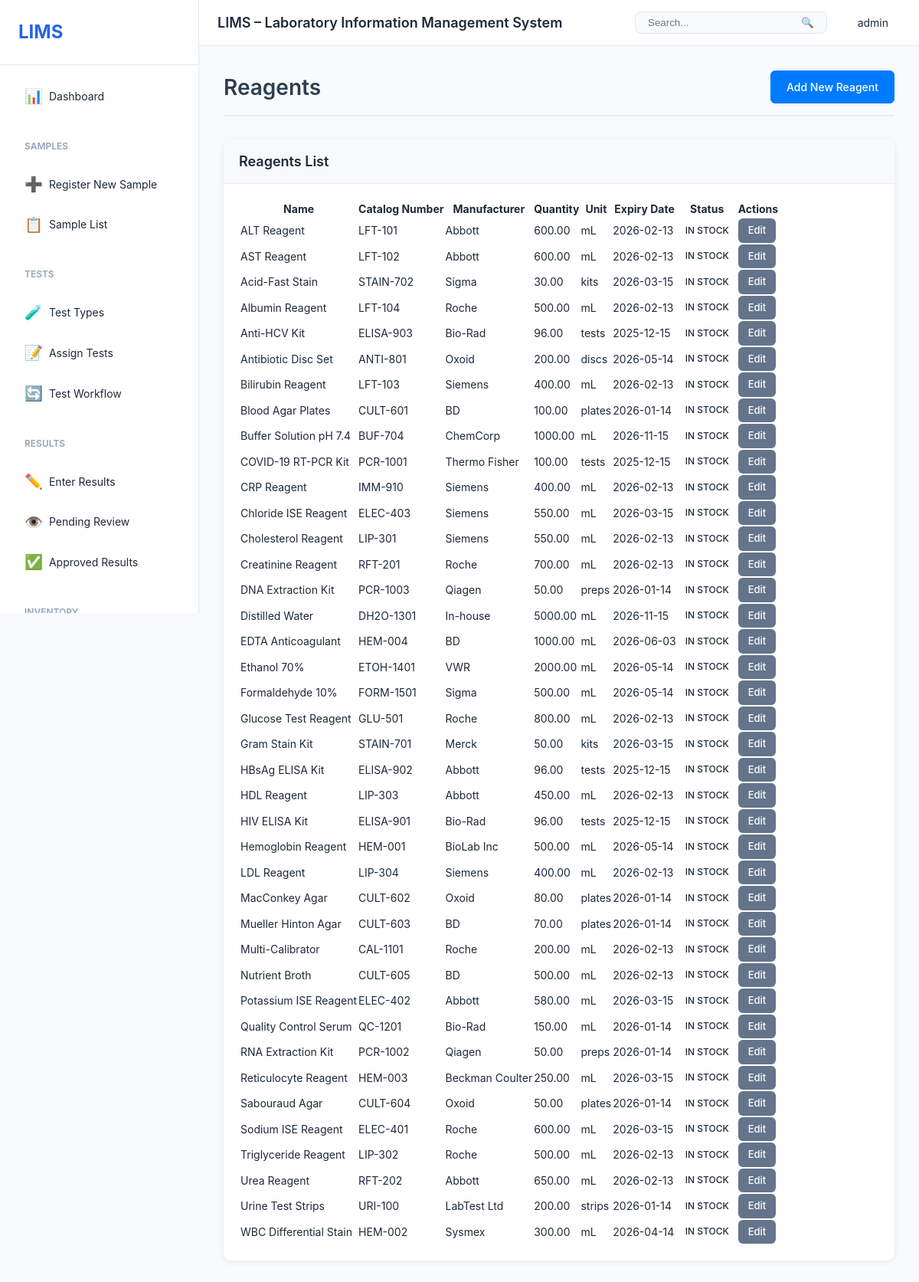
Screenshot of /inventory/reagents/ (signed in) with the database file from the repository.
### users/models.py (models this page shows, shortened)
class User(AbstractUser):
    role = models.ForeignKey(Role, on_delete=models.SET_NULL, null=True, blank=True)
    phone = models.CharField(max_length=20, blank=True)
    department = models.CharField(max_length=100, blank=True)
    employee_id = models.CharField(max_length=50, blank=True, unique=True)
    is_active = models.BooleanField(default=True)
    created_at = models.DateTimeField(auto_now_add=True)
    updated_at = models.DateTimeField(auto_now=True)
    class Meta:
        db_table = 'users'
        ordering = ['username']

### inventory/models.py (models this page shows, shortened)
class Reagent(models.Model):
    name = models.CharField(max_length=200)
    catalog_number = models.CharField(max_length=100, unique=True)
    manufacturer = models.CharField(max_length=200)
    lot_number = models.CharField(max_length=100)
    quantity = models.DecimalField(max_digits=10, decimal_places=2)
    unit = models.CharField(max_length=50)
    minimum_quantity = models.DecimalField(max_digits=10, decimal_places=2)
    expiry_date = models.DateField()
    storage_location = models.CharField(max_length=200)
    hazard_class = models.CharField(max_length=100, blank=True)
    unit_cost = models.DecimalField(max_digits=10, decimal_places=2, null=True, blank=True,
                                    help_text='Cost per unit')
    currency = models.CharField(max_length=10, default='USD')
    purchase_date = models.DateField(null=True, blank=True)
    supplier = models.CharField(max_length=200, blank=True)
    notes = models.TextField(blank=True)
    created_at = models.DateTimeField(auto_now_add=True)
    updated_at = models.DateTimeField(auto_now=True)
    class Meta:
        db_table = 'reagents'
        ordering = ['name']

### inventory/views.py (the view, shortened to what this page needs)
# urls.py: path('reagents/', views.reagent_list, name='reagent_list'),
@login_required
def reagent_list(request):
    reagents = Reagent.objects.all()
    search = request.GET.get('search', '')
    return render(request, 'inventory/reagent_list.html', {'reagents': reagents})

### templates/inventory/reagent_list.html (shortened to what this page needs)
{% extends 'base.html' %}
{% block content %}
<div class="page-header">
    <h1>Reagents</h1>
    <a href="{% url 'inventory:reagent_create' %}" class="btn btn-primary">Add New Reagent</a>
</div>
<div class="card">
    <div class="card-header">
        <h3>Reagents List</h3>
    </div>
    <div class="card-body">
        {% if reagents %}
            <table class="data-table">
                <thead>
                    <tr>
                        <th>Name</th>
                        <th>Catalog Number</th>
                        <th>Manufacturer</th>
                        <th>Quantity</th>
                        <th>Unit</th>
                        <th>Expiry Date</th>
                        <th>Status</th>
                        <th>Actions</th>
                    </tr>
                </thead>
                <tbody>
                    {% for reagent in reagents %}
                    <tr>
                        <td>{{ reagent.name }}</td>
                        <td>{{ reagent.catalog_number }}</td>
                        <td>{{ reagent.manufacturer|default:'-' }}</td>
                        <td>{{ reagent.quantity }}</td>
                        <td>{{ reagent.unit }}</td>
                        <td>{{ reagent.expiry_date|date:"Y-m-d"|default:'-' }}</td>
                        <td>
                            {% if reagent.quantity <= reagent.minimum_quantity %}
                                <span class="badge badge-warning">Low Stock</span>
                            {% else %}
                                <span class="badge badge-success">In Stock</span>
                            {% endif %}
                        </td>
                        <td>
                            <a href="{% url 'inventory:reagent_edit' reagent.pk %}" class="btn btn-sm btn-secondary">Edit</a>
                        </td>
                    </tr>
                    {% endfor %}
                </tbody>
            </table>
        {% else %}
            <p class="text-muted">No reagents found. <a href="{% url 'inventory:reagent_create' %}">Add one now</a>.</p>
        {% endif %}
    </div>
</div>
{% endblock %}

### templates/base.html (shortened to what this page needs)
{% load static %}
<!DOCTYPE html>
<html lang="en">
<head>
    <link rel="stylesheet" href="{% static 'css/style.css' %}">
    <link rel="stylesheet" href="{% static 'css/labs.css' %}">
    <link rel="stylesheet" href="https://cdnjs.cloudflare.com/ajax/libs/font-awesome/5.15.4/css/all.min.css">
</head>
<body>
    <div class="layout">
        <aside class="sidebar" id="sidebar">
            <div class="sidebar-header">
                <h2>LIMS</h2>
            </div>
            <nav class="sidebar-nav">
                <a href="{% url 'dashboard:dashboard' %}" class="nav-item {% if request.resolver_match.url_name == 'dashboard' %}active{% endif %}">
                    <span class="icon">📊</span>
                    <span>Dashboard</span>
                </a>
                <div class="nav-group">
                    <div class="nav-group-title">Samples</div>
                    <a href="{% url 'samples:sample_create' %}" class="nav-item">
                        <span class="icon">➕</span>
                        <span>Register New Sample</span>
                    </a>
                    <a href="{% url 'samples:sample_list' %}" class="nav-item">
                        <span class="icon">📋</span>
                        <span>Sample List</span>
                    </a>
                </div>
                <div class="nav-group">
                    <div class="nav-group-title">Tests</div>
                    <a href="{% url 'tests:test_type_list' %}" class="nav-item">
                        <span class="icon">🧪</span>
                        <span>Test Types</span>
                    </a>
                    <a href="{% url 'tests:assign_test' %}" class="nav-item">
                        <span class="icon">📝</span>
                        <span>Assign Tests</span>
                    </a>
                    <a href="{% url 'tests:test_workflow' %}" class="nav-item">
                        <span class="icon">🔄</span>
                        <span>Test Workflow</span>
                    </a>
                </div>
                <div class="nav-group">
                    <div class="nav-group-title">Results</div>
                    <a href="{% url 'results:result_list' %}" class="nav-item">
                        <span class="icon">✏️</span>
                        <span>Enter Results</span>
                    </a>
                    <a href="{% url 'results:review_results' %}" class="nav-item">
                        <span class="icon">👁️</span>
                        <span>Pending Review</span>
                    </a>
                    <a href="{% url 'results:approved_results' %}" class="nav-item">
                        <span class="icon">✅</span>
                        <span>Approved Results</span>
                    </a>
                </div>
                <div class="nav-group">
                    <div class="nav-group-title">Inventory</div>
                </div>
            </nav>
        </aside>
        <div class="main-content">
            <header class="top-header">
                <div class="header-left">
                    <h1>LIMS – Laboratory Information Management System</h1>
                </div>
                <div class="header-right">
                    <div class="search-box">
                        <input type="text" placeholder="Search..." id="globalSearch">
                        <button>🔍</button>
                    </div>
                    <div class="user-menu">
                        <span>{{ user.get_full_name|default:user.username }}</span>
                    </div>
                </div>
            </header>
            <div class="page-content">
                {% block content %}{% endblock %}
            </div>
        </div>
    </div>
</body>
</html>

### static/css/style.css (style rules this page uses)
* { margin: 0; padding: 0; box-sizing: border-box; }
:root { --primary-color: #2563eb; --secondary-color: #64748b; --success-color: #10b981; --warning-color: #f59e0b; --danger-color: #ef4444; --info-color: #3b82f6; --bg-primary: #ffffff; --bg-secondary: #f8fafc; --bg-tertiary: #f1f5f9; --border-color: #e2e8f0; --text-primary: #1e293b; --text-secondary: #64748b; --text-muted: #94a3b8; --spacing-xs: 0.25rem; --spacing-sm: 0.5rem; --spacing-md: 1rem; --spacing-lg: 1.5rem; --spacing-xl: 2rem; --shadow-sm: 0 1px 2px rgba(0, 0, 0, 0.05); --shadow-md: 0 4px 6px rgba(0, 0, 0, 0.07); --shadow-lg: 0 10px 15px rgba(0, 0, 0, 0.1); --radius-sm: 0.25rem; --radius-md: 0.5rem; --radius-lg: 0.75rem; --sidebar-width: 260px; --header-height: 60px; }
body { font-family: 'Inter', -apple-system, BlinkMacSystemFont, 'Segoe UI', 'Roboto', sans-serif; font-size: 14px; line-height: 1.5; color: var(--text-primary); background-color: var(--bg-secondary); }
a { color: var(--primary-color); text-decoration: none; }
.layout { display: flex; min-height: 100vh; }
.sidebar { width: var(--sidebar-width); background: var(--bg-primary); border-right: 1px solid var(--border-color); position: fixed; height: 100vh; overflow-y: auto; z-index: 1000; }
.sidebar-header { padding: var(--spacing-lg); border-bottom: 1px solid var(--border-color); }
.sidebar-header h2 { font-size: 1.5rem; font-weight: 700; color: var(--primary-color); }
.sidebar-nav { padding: var(--spacing-md); }
.nav-item { display: flex; align-items: center; padding: 0.625rem var(--spacing-md); margin-bottom: var(--spacing-xs); color: var(--text-primary); border-radius: var(--radius-md); transition: all 0.2s; }
.nav-item .icon { margin-right: var(--spacing-sm); font-size: 1.2rem; }
.nav-group { margin-top: var(--spacing-lg); }
.nav-group-title { font-size: 0.75rem; font-weight: 600; text-transform: uppercase; color: var(--text-muted); padding: var(--spacing-sm) var(--spacing-md); margin-bottom: var(--spacing-sm); }
.main-content { flex: 1; margin-left: var(--sidebar-width); display: flex; flex-direction: column; }
.top-header { height: var(--header-height); background: var(--bg-primary); border-bottom: 1px solid var(--border-color); display: flex; align-items: center; justify-content: space-between; padding: 0 var(--spacing-lg); position: sticky; top: 0; z-index: 999; }
.header-left { display: flex; align-items: center; gap: var(--spacing-md); }
.header-left h1 { font-size: 1.125rem; font-weight: 600; color: var(--text-primary); }
.header-right { display: flex; align-items: center; gap: var(--spacing-lg); }
.search-box { display: flex; align-items: center; background: var(--bg-secondary); border: 1px solid var(--border-color); border-radius: var(--radius-md); padding: 0.375rem var(--spacing-sm); }
.search-box input { border: none; background: none; outline: none; padding: 0 var(--spacing-sm); min-width: 200px; }
.search-box button { background: none; border: none; cursor: pointer; padding: 0 var(--spacing-sm); }
.user-menu { position: relative; cursor: pointer; padding: var(--spacing-sm) var(--spacing-md); border-radius: var(--radius-md); }
.page-content { flex: 1; padding: var(--spacing-xl); }
.card { background: var(--bg-primary); border: 1px solid var(--border-color); border-radius: var(--radius-lg); box-shadow: var(--shadow-sm); margin-bottom: var(--spacing-lg); }
.card-header { padding: var(--spacing-lg); border-bottom: 1px solid var(--border-color); }
.card-header h3 { font-size: 1.125rem; font-weight: 600; }
.card-body { padding: var(--spacing-lg); }
.btn { display: inline-block; padding: 0.5rem 1rem; font-size: 0.875rem; font-weight: 500; border-radius: var(--radius-md); border: 1px solid transparent; cursor: pointer; transition: all 0.2s; text-align: center; }
.btn-primary { background: var(--primary-color); color: white; }
.btn-secondary { background: var(--secondary-color); color: white; }
.btn-sm { padding: 0.25rem 0.5rem; font-size: 0.75rem; }
.badge { display: inline-block; padding: 0.25rem 0.5rem; font-size: 0.75rem; font-weight: 600; border-radius: var(--radius-sm); text-transform: uppercase; }
.page-header { display: flex; justify-content: space-between; align-items: center; margin-bottom: var(--spacing-xl); }

### rows the page displays
User: get_full_name "admin"
Reagent: name "ALT Reagent", catalog_number "LFT-101", manufacturer "Abbott", quantity "600.00", unit "mL", expiry_date "2026-02-13", minimum_quantity "IN STOCK"
Reagent: name "AST Reagent", catalog_number "LFT-102", manufacturer "Abbott", quantity "600.00", unit "mL", expiry_date "2026-02-13", minimum_quantity "IN STOCK"
Reagent: name "Acid-Fast Stain", catalog_number "STAIN-702", manufacturer "Sigma", quantity "30.00", unit "kits", expiry_date "2026-03-15", minimum_quantity "IN STOCK"
Reagent: name "Albumin Reagent", catalog_number "LFT-104", manufacturer "Roche", quantity "500.00", unit "mL", expiry_date "2026-02-13", minimum_quantity "IN STOCK"
Reagent: name "Anti-HCV Kit", catalog_number "ELISA-903", manufacturer "Bio-Rad", quantity "96.00", unit "tests", expiry_date "2025-12-15", minimum_quantity "IN STOCK"
Reagent: name "Antibiotic Disc Set", catalog_number "ANTI-801", manufacturer "Oxoid", quantity "200.00", unit "discs", expiry_date "2026-05-14", minimum_quantity "IN STOCK"
Reagent: name "Bilirubin Reagent", catalog_number "LFT-103", manufacturer "Siemens", quantity "400.00", unit "mL", expiry_date "2026-02-13", minimum_quantity "IN STOCK"
Reagent: name "Blood Agar Plates", catalog_number "CULT-601", manufacturer "BD", quantity "100.00", unit "plates", expiry_date "2026-01-14", minimum_quantity "IN STOCK"
Reagent: name "Buffer Solution pH 7.4", catalog_number "BUF-704", manufacturer "ChemCorp", quantity "1000.00", unit "mL", expiry_date "2026-11-15", minimum_quantity "IN STOCK"
Reagent: name "COVID-19 RT-PCR Kit", catalog_number "PCR-1001", manufacturer "Thermo Fisher", quantity "100.00", unit "tests", expiry_date "2025-12-15", minimum_quantity "IN STOCK"
Reagent: name "CRP Reagent", catalog_number "IMM-910", manufacturer "Siemens", quantity "400.00", unit "mL", expiry_date "2026-02-13", minimum_quantity "IN STOCK"
Reagent: name "Chloride ISE Reagent", catalog_number "ELEC-403", manufacturer "Siemens", quantity "550.00", unit "mL", expiry_date "2026-03-15", minimum_quantity "IN STOCK"
Reagent: name "Cholesterol Reagent", catalog_number "LIP-301", manufacturer "Siemens", quantity "550.00", unit "mL", expiry_date "2026-02-13", minimum_quantity "IN STOCK"
Reagent: name "Creatinine Reagent", catalog_number "RFT-201", manufacturer "Roche", quantity "700.00", unit "mL", expiry_date "2026-02-13", minimum_quantity "IN STOCK"
Reagent: name "DNA Extraction Kit", catalog_number "PCR-1003", manufacturer "Qiagen", quantity "50.00", unit "preps", expiry_date "2026-01-14", minimum_quantity "IN STOCK"
Reagent: name "Distilled Water", catalog_number "DH2O-1301", manufacturer "In-house", quantity "5000.00", unit "mL", expiry_date "2026-11-15", minimum_quantity "IN STOCK"
Reagent: name "EDTA Anticoagulant", catalog_number "HEM-004", manufacturer "BD", quantity "1000.00", unit "mL", expiry_date "2026-06-03", minimum_quantity "IN STOCK"
Reagent: name "Ethanol 70%", catalog_number "ETOH-1401", manufacturer "VWR", quantity "2000.00", unit "mL", expiry_date "2026-05-14", minimum_quantity "IN STOCK"
Reagent: name "Formaldehyde 10%", catalog_number "FORM-1501", manufacturer "Sigma", quantity "500.00", unit "mL", expiry_date "2026-05-14", minimum_quantity "IN STOCK"
Reagent: name "Glucose Test Reagent", catalog_number "GLU-501", manufacturer "Roche", quantity "800.00", unit "mL", expiry_date "2026-02-13", minimum_quantity "IN STOCK"
Reagent: name "Gram Stain Kit", catalog_number "STAIN-701", manufacturer "Merck", quantity "50.00", unit "kits", expiry_date "2026-03-15", minimum_quantity "IN STOCK"
Reagent: name "HBsAg ELISA Kit", catalog_number "ELISA-902", manufacturer "Abbott", quantity "96.00", unit "tests", expiry_date "2025-12-15", minimum_quantity "IN STOCK"
Reagent: name "HDL Reagent", catalog_number "LIP-303", manufacturer "Abbott", quantity "450.00", unit "mL", expiry_date "2026-02-13", minimum_quantity "IN STOCK"
Reagent: name "HIV ELISA Kit", catalog_number "ELISA-901", manufacturer "Bio-Rad", quantity "96.00", unit "tests", expiry_date "2025-12-15", minimum_quantity "IN STOCK"
Reagent: name "Hemoglobin Reagent", catalog_number "HEM-001", manufacturer "BioLab Inc", quantity "500.00", unit "mL", expiry_date "2026-05-14", minimum_quantity "IN STOCK"
Reagent: name "LDL Reagent", catalog_number "LIP-304", manufacturer "Siemens", quantity "400.00", unit "mL", expiry_date "2026-02-13", minimum_quantity "IN STOCK"
Reagent: name "MacConkey Agar", catalog_number "CULT-602", manufacturer "Oxoid", quantity "80.00", unit "plates", expiry_date "2026-01-14", minimum_quantity "IN STOCK"
Reagent: name "Mueller Hinton Agar", catalog_number "CULT-603", manufacturer "BD", quantity "70.00", unit "plates", expiry_date "2026-01-14", minimum_quantity "IN STOCK"
Reagent: name "Multi-Calibrator", catalog_number "CAL-1101", manufacturer "Roche", quantity "200.00", unit "mL", expiry_date "2026-02-13", minimum_quantity "IN STOCK"
Reagent: name "Nutrient Broth", catalog_number "CULT-605", manufacturer "BD", quantity "500.00", unit "mL", expiry_date "2026-02-13", minimum_quantity "IN STOCK"
Reagent: name "Potassium ISE Reagent", catalog_number "ELEC-402", manufacturer "Abbott", quantity "580.00", unit "mL", expiry_date "2026-03-15", minimum_quantity "IN STOCK"
Reagent: name "Quality Control Serum", catalog_number "QC-1201", manufacturer "Bio-Rad", quantity "150.00", unit "mL", expiry_date "2026-01-14", minimum_quantity "IN STOCK"
Reagent: name "RNA Extraction Kit", catalog_number "PCR-1002", manufacturer "Qiagen", quantity "50.00", unit "preps", expiry_date "2026-01-14", minimum_quantity "IN STOCK"
Reagent: name "Reticulocyte Reagent", catalog_number "HEM-003", manufacturer "Beckman Coulter", quantity "250.00", unit "mL", expiry_date "2026-03-15", minimum_quantity "IN STOCK"
Reagent: name "Sabouraud Agar", catalog_number "CULT-604", manufacturer "Oxoid", quantity "50.00", unit "plates", expiry_date "2026-01-14", minimum_quantity "IN STOCK"
Reagent: name "Sodium ISE Reagent", catalog_number "ELEC-401", manufacturer "Roche", quantity "600.00", unit "mL", expiry_date "2026-03-15", minimum_quantity "IN STOCK"
Reagent: name "Triglyceride Reagent", catalog_number "LIP-302", manufacturer "Roche", quantity "500.00", unit "mL", expiry_date "2026-02-13", minimum_quantity "IN STOCK"
Reagent: name "Urea Reagent", catalog_number "RFT-202", manufacturer "Abbott", quantity "650.00", unit "mL", expiry_date "2026-02-13", minimum_quantity "IN STOCK"
Reagent: name "Urine Test Strips", catalog_number "URI-100", manufacturer "LabTest Ltd", quantity "200.00", unit "strips", expiry_date "2026-01-14", minimum_quantity "IN STOCK"
Reagent: name "WBC Differential Stain", catalog_number "HEM-002", manufacturer "Sysmex", quantity "300.00", unit "mL", expiry_date "2026-04-14", minimum_quantity "IN STOCK"
